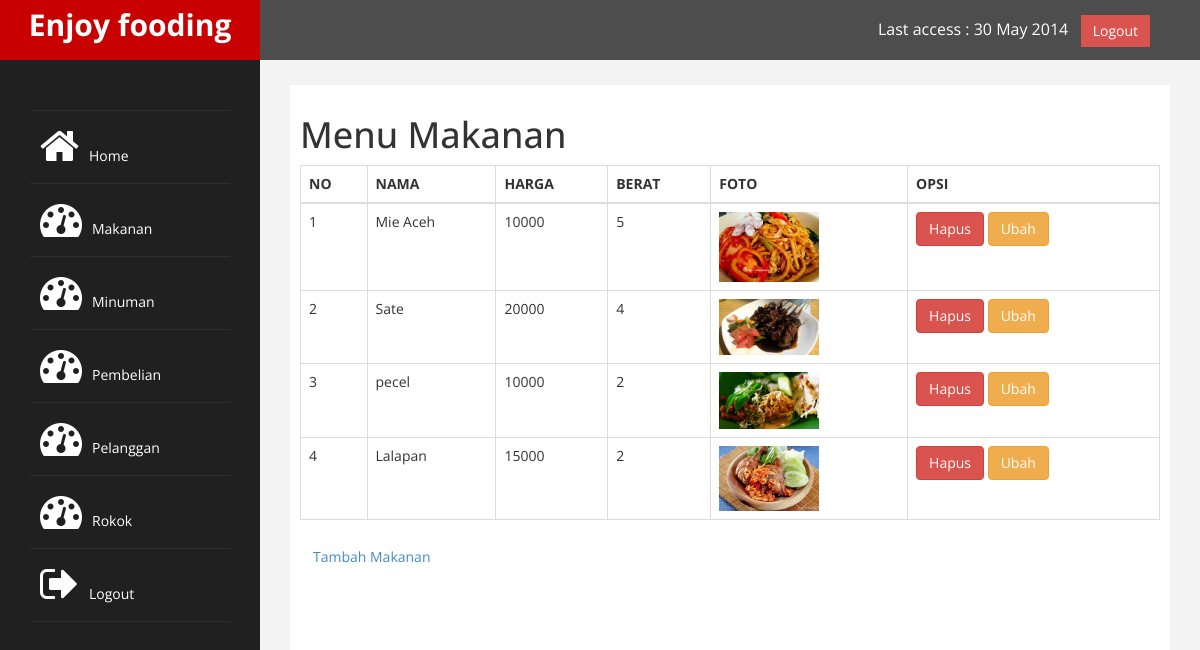
Screenshot of /admin/index.php?halaman=makanan (signed in) with the database file from the repository.
### tables this page shows
CREATE TABLE `makanan` (
  `id_makanan` int(11) NOT NULL,
  `nama_makanan` varchar(100) NOT NULL,
  `harga_makanan` int(11) NOT NULL,
  `berat_makanan` int(11) NOT NULL,
  `foto_makanan` varchar(100) NOT NULL,
  `deskripsi_makanan` text NOT NULL
);

### admin/makanan/makanan.php (the view)
<h1>Menu Makanan</h1>
<table class="table table-bordered">
	<thead>
		<tr>
			<th>NO</th>
			<th>NAMA</th>
			<th>HARGA</th>
			<th>BERAT</th>
			<th>FOTO</th>
			<th>OPSI</th>
		</tr>
	</thead>
	<tbody>
		<?php $nomor=1; ?>
		<?php $ambil=$koneksi->query("SELECT * FROM makanan");?>
		<?php while ($pecah = $ambil->fetch_assoc()) { ?>
		<tr>
			<td><?php echo $nomor; ?></td>
			<td><?php echo $pecah['nama_makanan']; ?></td>
			<td><?php echo $pecah['harga_makanan']; ?></td>
			<td><?php echo $pecah['berat_makanan']; ?></td>
			<td>
				<img src="../foto_makanan/<?php echo $pecah['foto_makanan']; ?>" width="100">
			</td>
			<td>
		<a href="index.php?halaman=hapus&id=<?php echo $pecah['id_makanan']; ?>" class="btn-danger btn">Hapus</a>
				<a href="index.php?halaman=ubah&id=<?php echo $pecah['id_makanan']; ?>" class="btn btn-warning">Ubah</a>
			</td>
		</tr>
		<?php $nomor++; ?>
	<?php } ?>
	</tbody>
</table>
<a href="index.php?halaman=tambah" class="btn btn_primary">Tambah Makanan</a>

### admin/assets/css/custom.css (style rules this page uses)
body { font-family: 'Open Sans', sans-serif; }

### rows the page displays
makanan: nama_makanan "Mie Aceh", harga_makanan "10000", berat_makanan "5", foto_makanan (picture)
makanan: nama_makanan "Sate", harga_makanan "20000", berat_makanan "4", foto_makanan (picture)
makanan: nama_makanan "pecel", harga_makanan "10000", berat_makanan "2", foto_makanan (picture)
makanan: nama_makanan "Lalapan", harga_makanan "15000", berat_makanan "2", foto_makanan (picture)
